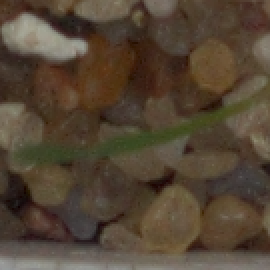
#> input picture train/Black-grass/2ee4dad8c.png, 135 x 135 px, found by its file name (shown 2 times larger); its folder holds 3 pictures in this run
$ jupyter execute --allow-errors CNN_PlantSeedClf_Run.ipynb   (shell and % lines are left out)
#> lines starting #> are read from the running program, lines starting #| are printed output that depends on the picture; after the words box and inside, x2 and y2 are one past the last pixel; in counts of white or black regions, pixels touching at a corner belong together; pictures that were not available may be replaced by others from this repository, and a replacement may not be noted
# Main Code

[cell 1]
from google.colab import drive
drive.mount('/content/drive')

#> (a cell that did not finish here is left out)

[cell 3]
#model

from keras.models import Sequential
from keras.layers import Dense, Dropout, Flatten, BatchNormalization
from keras.layers import Conv2D, MaxPool2D

class CNN:

  @staticmethod
  def model_build(width, height, ch , Num_classes):
    model = Sequential()

    model.add(Conv2D(filters = 64, kernel_size = (5,5), activation ='relu',input_shape=(width, height, ch)))
    model.add(BatchNormalization(axis=3))
    model.add(Conv2D(filters = 64, kernel_size = (5,5), activation ='relu'))
    model.add(MaxPool2D(pool_size=(2,2)))
    model.add(BatchNormalization(axis=3))
    model.add(Dropout(0.25))

    model.add(Conv2D(filters = 128, kernel_size = (5,5), activation ='relu'))
    model.add(BatchNormalization(axis=3))
    model.add(Conv2D(filters = 128, kernel_size = (5,5), activation ='relu'))
    model.add(MaxPool2D(pool_size=(2,2)))
    model.add(BatchNormalization(axis=3))
    model.add(Dropout(0.25))

    model.add(Conv2D(filters = 256, kernel_size = (5,5), activation ='relu'))
    model.add(BatchNormalization(axis=3))
    model.add(Conv2D(filters = 256, kernel_size = (5,5), activation ='relu'))
    model.add(MaxPool2D(pool_size=(2,2)))
    model.add(BatchNormalization(axis=3))
    model.add(Dropout(0.25))

    model.add(Flatten())

    model.add(Dense(256, activation = "relu")) #Fully connected layer
    model.add(BatchNormalization())
    model.add(Dropout(0.5))

    model.add(Dense(60, activation = "relu")) #Fully connected layer
    model.add(BatchNormalization())
    model.add(Dropout(0.5))

    model.add(Dense(Num_classes, activation = "softmax")) #Classification layer or output layer

    model.summary()

    return model

[cell 4]
#process_dataset
import pandas as pd
import numpy as np
import matplotlib.pyplot as plt
from mpl_toolkits.axes_grid1 import ImageGrid
import os,cv2

class Img_dataset:

    def __init__(self,Shape,Channel):
        self.shape = Shape
        self.channel = Channel


    @staticmethod
    def get_imgInfo(file_dir,have_group = False):

#> called with have_group = True
        if have_group :
            Categories = os.listdir(file_dir)
            for category in Categories:
                print('{} {} images'.format(category, len(os.listdir(os.path.join(file_dir,category)))))
#> pass 2 of the loop in get_imgInfo, `for category in Categories:`:
            #Load the data to dataframe
            data=[]
            for category_id, category in enumerate(Categories):
                for imgfile in os.listdir(os.path.join(file_dir,category)):
                    data.append(['{}/{}/{}'.format(file_dir,category,imgfile),category_id,category])
#> pass 2 of the loop in get_imgInfo, `for category_id, category in enumerate(Categories):`:
            column = ['img_path','category_id','category']
            print("Note --> categories available !")
        else:
            data = []
            for imgfile in os.listdir(file_dir):
                data.append(['{}/{}'.format(file_dir,imgfile),imgfile])
            column = ['img_path','img']
        return pd.DataFrame(data,columns=column)


    def disp_group_image(self,data,no_img=6):
         #if there is 'category' inside the dataframe columns
         #np.any(axis=none) : at least 1 true appear, return true
#> called with no_img = 6
        if np.any(data.columns == 'category'):
             group = data['category'].unique()
             Num_group = len(group)
             fig = plt.figure(1, figsize=(Num_group,Num_group))
             grid = ImageGrid(fig, 111, nrows_ncols=(Num_group, Num_group), axes_pad=0.05)
             i2 = -1
             for grp in group:
                 img_path = np.array(data[data['category'] == grp]['img_path'])
                 for i,imgdir in enumerate(img_path):
                     if i < Num_group:
                         i2 = i2 + 1
                         img = cv2.imread(imgdir)
#> img is the input picture: shape (135, 135, 3); mean B, G, R 52.9, 69.4, 84.2
                         img = cv2.resize(img,dsize =(self.shape,self.shape),interpolation = cv2.INTER_AREA)
#> img: shape (80, 80, 3)
                         ax = grid[i2] #Put img into grid with specific position
                         ax.imshow(img)
                         ax.axis('off')
                     else:
                         #Display each group name across each row
                         ax.text(self.shape+30, self.shape/2, grp, verticalalignment='center')
                         break
#> pass 2 of the loop in disp_group_image, `for grp in group:`:
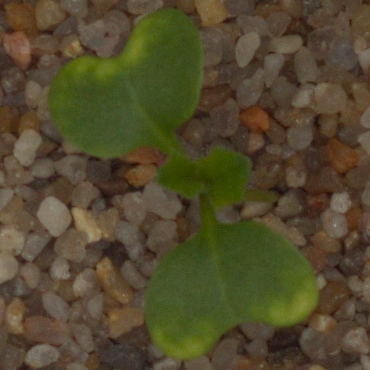
#> input picture train/Charlock/0e51b1876.png, 370 x 370 px, found by its file name
#> in disp_group_image, img is the input picture: shape (370, 370, 3); mean B, G, R 45.4, 73.5, 82.5
#> img: shape (80, 80, 3)
        else:
             i2 = -1
             fig = plt.figure(1, figsize=(no_img,no_img))
             grid = ImageGrid(fig, 111, nrows_ncols=(no_img, no_img), axes_pad=0.05)
             img_path = np.array(data['img_path'])
             for i,imgdir in enumerate(img_path):
                if i < no_img*no_img:
                    i2 = i2 + 1
                    img = cv2.imread(imgdir)
                    img = cv2.resize(img,dsize =(self.shape,self.shape),interpolation = cv2.INTER_AREA)
                    ax = grid[i2] #Put img into grid with specific position
                    ax.imshow(img)
                    ax.axis('off')
                else:
                    break
        plt.show()
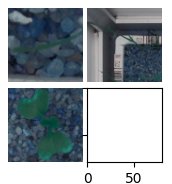
#> figure drawn by matplotlib, 3 panels; B, G, R data is drawn as R, G, B


    def load_image(self,data,extract = False,lwr_hsv=None,upr_hsv=None):
#> called with extract = True, lwr_hsv = (25, 40, 50), upr_hsv = (75, 255, 255)
        img_data = []
        img_path = data['img_path']
        getImg = True
        for imgdir in img_path:
            img = cv2.imread(imgdir)

            if extract :
                if lwr_hsv and upr_hsv :
                    blurr = cv2.GaussianBlur(img,(5,5),0)
                    hsv = cv2.cvtColor(blurr,cv2.COLOR_BGR2HSV)
#> hsv: shape (135, 135, 3); mean H, S, V 16.6, 100.2, 84.4
                    mask = cv2.inRange(hsv,lwr_hsv,upr_hsv)
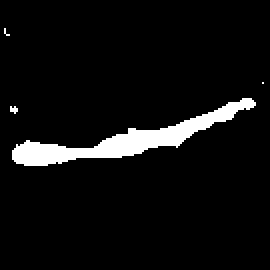
#> mask: shape (135, 135) (shown 2 times larger); 5.9% white; 4 white regions (3 under 20 px), largest, box (x1, y1, x2, y2) and area: (6, 49, 128, 83) 1061
                    struc = cv2.getStructuringElement(cv2.MORPH_ELLIPSE,(11,11))
                    mask = cv2.morphologyEx(mask,cv2.MORPH_CLOSE,struc)
#> mask: shape (135, 135); 6% white; 4 white regions (3 under 20 px), largest, box (x1, y1, x2, y2) and area: (6, 49, 128, 83) 1075
                    boolean = mask>0
                    new_img = np.zeros_like(img,np.uint8)
                    new_img[boolean] = img[boolean]
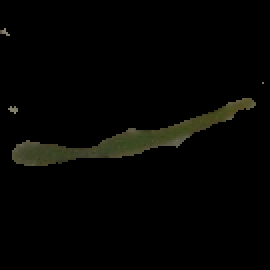
#> new_img: shape (135, 135, 3) (shown 2 times larger); mean B, G, R 2.6, 4.4, 4.3
                    res_img = new_img
                    if getImg:
                        plt.subplot(2,3,1);plt.imshow(img)# ORIGINAL
                        plt.subplot(2,3,2);plt.imshow(blurr) # BLURRED
                        plt.subplot(2,3,3);plt.imshow(hsv) # HSV CONVERTED
                        plt.subplot(2,3,4);plt.imshow(mask) # MASKED
                        plt.subplot(2,3,5);plt.imshow(boolean) # BOOLEAN MASKED
                        plt.subplot(2,3,6);plt.imshow(new_img)# NEW PROCESSED IMAGE
                        plt.axis('off')
                        plt.show()
#> figure, not shown here; B, G, R data is drawn as R, G, B
                        getImg = False
                else:
                    raise ValueError('lwr_hsv or upr_hsv arguments are empty !')

            else:
                blurr = cv2.GaussianBlur(img,(5,5),0)
                rgb = cv2.cvtColor(blurr,cv2.COLOR_BGR2RGB)
                res_img = rgb

            rez_img = cv2.resize(res_img,dsize =(self.shape,self.shape),interpolation = cv2.INTER_AREA)
            rez_img = rez_img.reshape(self.shape,self.shape,self.channel)
            img_data.append(rez_img)
#> pass 2 of the loop in load_image, `for imgdir in img_path:`:
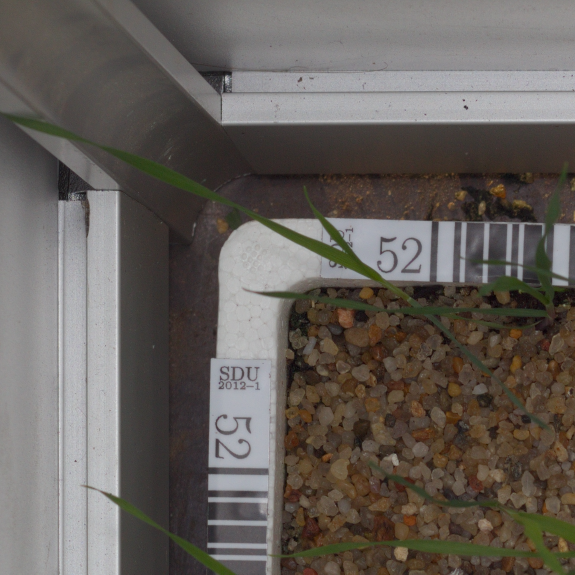
#> input picture train/Black-grass/32d97b170.png, 1150 x 1149 px, found by its file name (shown at 1/2 size)
#> in load_image, img is the input picture: shape (1149, 1150, 3); mean B, G, R 90.3, 95.5, 101.4
#> blurr: shape (1149, 1150, 3)
#> hsv: shape (1149, 1150, 3); mean H, S, V 51.1, 45.7, 102.8
#> boolean: shape (1149, 1150) bool; 4.9% white; 34 white regions (20 under 20 px), largest, box (x1, y1, x2, y2) and area: (6, 228, 1130, 754) 36903, (539, 998, 1150, 1149) 18050, (214, 988, 472, 1149) 4889
#> new_img: shape (1149, 1150, 3)
#> in load_image, `rez_img = cv2.resize(res_img,dsize =(self.shape,self.shape),interpolat..`:
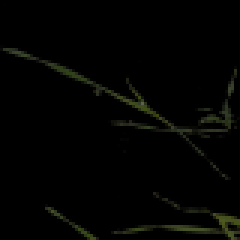
#> rez_img: shape (80, 80, 3) (shown 3 times larger); mean B, G, R 1.9, 3.4, 3
#> pass 3 of the loop in load_image, `for imgdir in img_path:`:
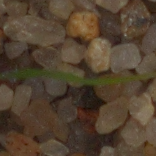
#> input picture train/Black-grass/42336b187.png, 156 x 156 px, found by its file name
#> in load_image, img is the input picture: shape (156, 156, 3); mean B, G, R 48.9, 67.2, 84.5
#> blurr: shape (156, 156, 3)
#> hsv: shape (156, 156, 3); mean H, S, V 15.2, 109.2, 84.7
#> in load_image, `mask = cv2.inRange(hsv,lwr_hsv,upr_hsv)`:
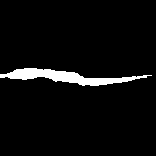
#> mask: shape (156, 156); 4.6% white; 1 white region, box (x1, y1, x2, y2) and area: (0, 68, 152, 86) 1118
#> boolean: shape (156, 156) bool; 4.6% white; 1 white region, box (x1, y1, x2, y2) and area: (0, 68, 152, 86) 1125
#> in load_image, `new_img[boolean] = img[boolean]`:
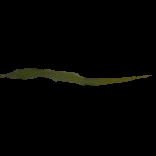
#> new_img: shape (156, 156, 3); mean B, G, R 1.5, 3.3, 3.2
#> the loop made 4 passes; the first 3 are shown

        return img_data

[cell 5]
#tool
from datetime import datetime
import numpy as np
import zipfile
from shutil import unpack_archive
import os

class tools:

    @staticmethod
    def start_end_timer(start_time=None):
        if not start_time:
            start_time = datetime.now()
            return start_time
        elif start_time:
            thour, temp_sec = divmod((datetime.now() - start_time).total_seconds(), 3600)
            tmin, tsec = divmod(temp_sec, 60)
            print('\n Time taken: %i hours %i minutes and %s seconds.' % (thour, tmin, round(tsec, 2)))

    @staticmethod
    def data_size(data,format = 'B'):
        if not isinstance(data,np.ndarray):
            raise TypeError('It is not an array !')

        if format == 'B':
            format_bytes = 1
        elif format == 'MB':
            format_bytes = 2**20 # 1 Megabyte is 1,048,576 bytes
        elif format == 'GB':
            format_bytes = 2**30 # 1 Gigabyte is 1,073,741,824 bytes
        else:
            raise Exception('choose B, MB & GB only !')


        total = data.nbytes/format_bytes
        return '{:.2f} {}'.format(total,format)


    @staticmethod
    def check_zip_file(dir_zip):
        with zipfile.ZipFile(dir_zip) as z:
          for filename in z.namelist():
                  print(filename)

    @staticmethod
    def unpack_zip_file(dir_zip,des_dir):
        for zdir in dir_zip:
          unpack_archive(zdir,des_dir)

[cell 6]
import warnings
warnings.filterwarnings('ignore')
import numpy as np
import pandas as pd
import seaborn as sns
import matplotlib.pyplot as plt
import os

from sklearn.metrics import confusion_matrix
from sklearn.model_selection import RandomizedSearchCV
from sklearn.model_selection import StratifiedKFold
from sklearn import preprocessing
from sklearn.model_selection import train_test_split

from keras.utils.np_utils import to_categorical
from keras.callbacks import ReduceLROnPlateau
from keras.preprocessing.image import ImageDataGenerator
from keras.models import model_from_json

# [4 lines of commented-out code are left out]


""" ***************** """
"""  Extract Dataset  """
""" ***************** """
# #------Kaggle-------
# main_dir = '../input'
# train_dir = main_dir +'/train'
# test_dir = main_dir + '/test'
# #------Kaggle-------

#------Colab--------
main_dir = '/content/drive/MyDrive/plant-seedlings-classification'
train_dir = main_dir +'/train'
test_dir = main_dir + '/test'
train_zip_dir = main_dir + '/train.zip'
test_zip_dir = main_dir + '/test.zip'
# tools.check_zip_file(train_zip_dir)
# tools.unpack_zip_file([train_zip_dir,test_zip_dir],main_dir)
#------Colab--------

size = 80
channel = 3
img_data = Img_dataset(size,channel)
# Num_classes = len(os.listdir(train_dir))
Num_classes = len(['Black-grass','Charlock','Cleavers','Common Chickweed','Common wheat','Fat Hen','Loose Silky-bent','Maize'
 ,'Scentless Mayweed','Shepherds Purse','Small-flowered Cranesbill','Sugar beet'])

[cell 7]
""" Loading Train Data """
train_data = img_data.get_imgInfo(train_dir,have_group = True)
train_data.head()


""" Loading Test Data """
test_data = img_data.get_imgInfo(test_dir)
test_data.head()


""" Display an Image in Grid"""
print('\n')
print('---train_data image grid---')
img_data.disp_group_image(train_data)
print('---test_data image grid---')
img_data.disp_group_image(test_data,6)


""" Load Train and Test Data """
lower = (25,40,50)
upper = (75,255,255)
print('\n')
print('---train_data image-processing---')
load_xtrain = img_data.load_image(train_data,extract=True,lwr_hsv=lower,upr_hsv=upper)
print('---test_data image-processing---')
load_xtest = img_data.load_image(test_data,extract=True,lwr_hsv=lower,upr_hsv=upper)
#> load_xtest = 1 item

xtrain = np.array(load_xtrain)
xtest = np.array(load_xtest)
print('\n')
print('Orignal xtrain shape : {}'.format(xtrain.shape)) #(4750, dim, dim, 3)
#| Orignal xtrain shape : (4, 80, 80, 3)
print('Orignal xtest shape : {}'.format(xtest.shape))
#| Orignal xtest shape : (1, 80, 80, 3)


"""Normalization"""
#Pixels are represented in the range [0-255],
#but the NN converges faster with smaller values, in the range [0-1].
xtrain = xtrain/255.0
xtest = xtest/255.0


"""Label encoding target variable """
ytrain = train_data.iloc[:,2]
species = ytrain.unique()
labels = preprocessing.LabelEncoder()
labels.fit(species)
encodedlabels = labels.transform(ytrain)
print('\n')
print('Classes'+str(labels.classes_))


""" One Hot Encoding """
#> (the rest of this cell did not finish here and is left out)

### CNN Training

[cell 8]
"""******************"""
"""     CNN Model    """
"""******************"""

"""CNN Architechture"""
""" total_params =
(kernel_height * kernel_width * input_image_channels + 1) * number_of_filters
or
(kernel_height * kernel_width * previous filters (Channels) + 1) * number_of_filters
"""

start_time = tools.start_end_timer(None)
#> (the rest of this cell did not finish here and is left out)
